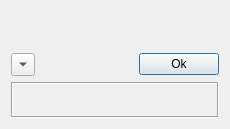
<?xml version="1.0" encoding="UTF-8"?>
<ui version="4.0">
 <class>Dialog</class>
 <widget class="QDialog" name="Dialog">
  <property name="geometry">
   <rect>
    <x>0</x>
    <y>0</y>
    <width>230</width>
    <height>129</height>
   </rect>
  </property>
  <property name="windowTitle">
   <string>Dialog</string>
  </property>
  <layout class="QVBoxLayout" name="verticalLayout">
   <item>
    <layout class="QHBoxLayout" name="horizontalLayout">
     <item>
      <widget class="QLabel" name="icon">
       <property name="sizePolicy">
        <sizepolicy hsizetype="Minimum" vsizetype="Preferred">
         <horstretch>0</horstretch>
         <verstretch>0</verstretch>
        </sizepolicy>
       </property>
       <property name="text">
        <string/>
       </property>
      </widget>
     </item>
     <item>
      <widget class="QLabel" name="message">
       <property name="sizePolicy">
        <sizepolicy hsizetype="Expanding" vsizetype="Preferred">
         <horstretch>0</horstretch>
         <verstretch>0</verstretch>
        </sizepolicy>
       </property>
       <property name="text">
        <string/>
       </property>
      </widget>
     </item>
    </layout>
   </item>
   <item>
    <layout class="QHBoxLayout" name="horizontalLayout_2">
     <item>
      <widget class="QToolButton" name="toggle_tb">
       <property name="text">
        <string>...</string>
       </property>
       <property name="arrowType">
        <enum>Qt::DownArrow</enum>
       </property>
      </widget>
     </item>
     <item>
      <spacer name="horizontalSpacer">
       <property name="orientation">
        <enum>Qt::Horizontal</enum>
       </property>
       <property name="sizeHint" stdset="0">
        <size>
         <width>40</width>
         <height>20</height>
        </size>
       </property>
      </spacer>
     </item>
     <item>
      <widget class="QPushButton" name="ok_button">
       <property name="text">
        <string>Ok</string>
       </property>
       <property name="default">
        <bool>false</bool>
       </property>
      </widget>
     </item>
    </layout>
   </item>
   <item>
    <widget class="QLabel" name="traceback">
     <property name="frameShape">
      <enum>QFrame::Box</enum>
     </property>
     <property name="frameShadow">
      <enum>QFrame::Sunken</enum>
     </property>
     <property name="text">
      <string/>
     </property>
    </widget>
   </item>
  </layout>
 </widget>
 <resources/>
 <connections/>
</ui>
